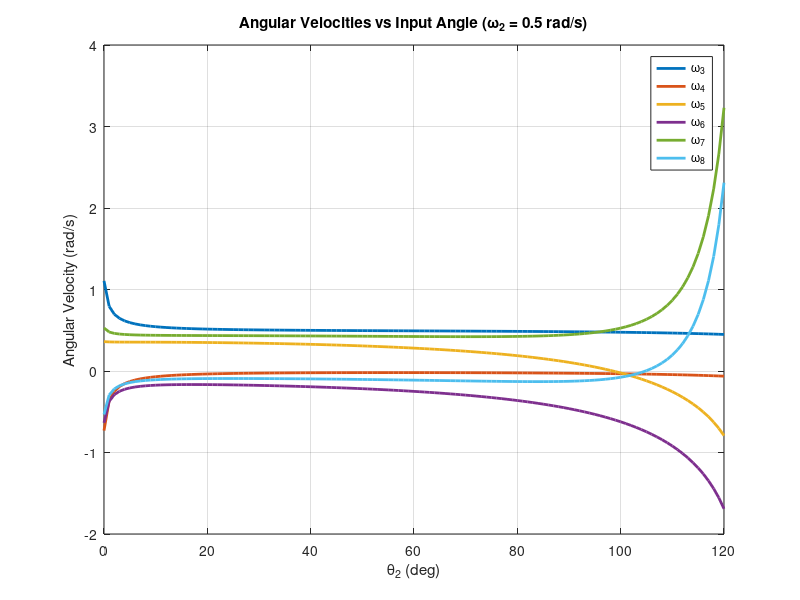
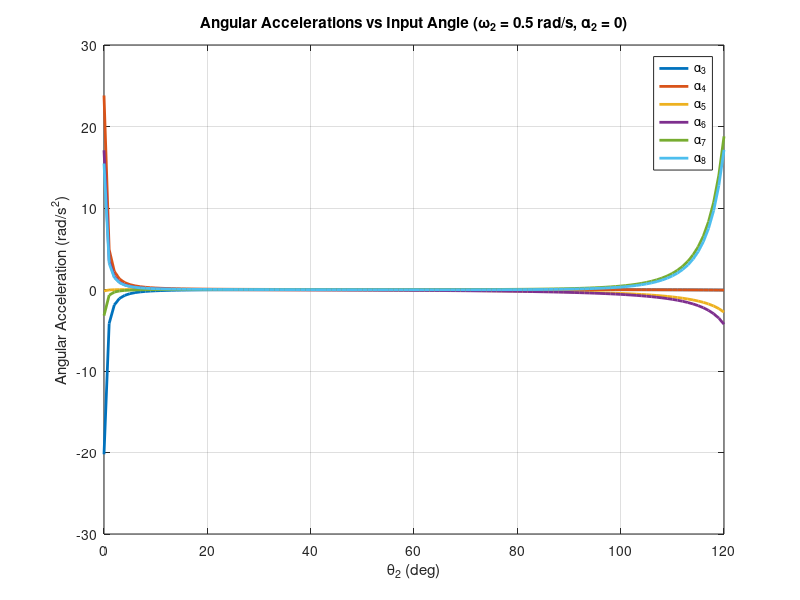

Source code (MATLAB) for these figures, in order: (Note: this script raises an error after producing the figures.)
% computes posture, velocity, and acceleration results
% and generates the plots for Question 4
clc;
clear;
close all;

%% Known Values
R1 = sqrt(237.2^2 + 70.6^2);
R2 = 272.4;
R23 = 236.9;
R14 = 279.0;
R3 = 489.9;
R4 = 539.8;
R36 = 342.1;
R46 = 179.3;
R5 = 595.5;
R6 = 378.9;
R7 = 198.2;
R8 = 254.4;
RA = 336.9;         % distance from joint 7/8 to Pin A along link 8
theta1 = deg2rad(180 - atand(70.6/237.2));
alpha = deg2rad(3.2);
beta = deg2rad(3.5);
gamma = deg2rad(1.8);

omega2 = 0.5;   % rad/s
alpha2 = 0;     % rad/s^2

in = 0:120;
theta2_vals = deg2rad(in);

%% Storage
x = deg2rad([140 60 150 150 210 150])';

theta23_vals = zeros(1,length(theta2_vals));
theta14_vals = zeros(1,length(theta2_vals));
theta46_vals = zeros(1,length(theta2_vals));
theta36_vals = zeros(1,length(theta2_vals));
theta8_vals  = zeros(1,length(theta2_vals));
theta7_vals  = zeros(1,length(theta2_vals));

omega3_vals = zeros(1,length(theta2_vals));
omega4_vals = zeros(1,length(theta2_vals));
omega5_vals = zeros(1,length(theta2_vals));
omega6_vals = zeros(1,length(theta2_vals));
omega7_vals = zeros(1,length(theta2_vals));
omega8_vals = zeros(1,length(theta2_vals));

alpha3_vals = zeros(1,length(theta2_vals));
alpha4_vals = zeros(1,length(theta2_vals));
alpha5_vals = zeros(1,length(theta2_vals));
alpha6_vals = zeros(1,length(theta2_vals));
alpha7_vals = zeros(1,length(theta2_vals));
alpha8_vals = zeros(1,length(theta2_vals));

% Q4c: Pin A position, velocity, acceleration storage
Ax = zeros(1,length(theta2_vals));
Ay = zeros(1,length(theta2_vals));
Ax_dot = zeros(1,length(theta2_vals));
Ay_dot = zeros(1,length(theta2_vals));
Ax_ddot = zeros(1,length(theta2_vals));
Ay_ddot = zeros(1,length(theta2_vals));

%% Main Loop: Posture, Velocity, Acceleration
for k = 1:length(theta2_vals)
    theta2 = theta2_vals(k);
    theta23 = x(1);
    theta14 = x(2);
    theta46 = x(3);
    theta36 = x(4);
    theta8  = x(5);
    theta7  = x(6);

    % --- Posture (Newton-Raphson) ---
    while true
        f = [R2*cos(theta2-gamma) + R23*cos(theta23) - R14*cos(theta14) - R1*cos(theta1);
            R2*sin(theta2-gamma) + R23*sin(theta23) - R14*sin(theta14) - R1*sin(theta1);
            R2*cos(theta2-gamma) + R4*cos(theta23) + R46*cos(theta46) - R36*cos(theta36) - R3*cos(theta14+alpha) - R1*cos(theta1);
            R2*sin(theta2-gamma) + R4*sin(theta23) + R46*sin(theta46) - R36*sin(theta36) - R3*sin(theta14+alpha) - R1*sin(theta1);
            R2*cos(theta2-gamma) + R4*cos(theta23) + R6*cos(theta46) - R8*cos(theta8) + R7*cos(theta7) - R5*cos(theta36+beta) - R3*cos(theta14+alpha) - R1*cos(theta1);
            R2*sin(theta2-gamma) + R4*sin(theta23) + R6*sin(theta46) - R8*sin(theta8) + R7*sin(theta7) - R5*sin(theta36+beta) - R3*sin(theta14+alpha) - R1*sin(theta1)];

        J = [-R23*sin(theta23),  R14*sin(theta14),              0,              0,             0,            0;
            R23*cos(theta23), -R14*cos(theta14),              0,              0,             0,            0;
            -R4*sin(theta23),   R3*sin(theta14+alpha), -R46*sin(theta46),  R36*sin(theta36),  0,            0;
            R4*cos(theta23),  -R3*cos(theta14+alpha),  R46*cos(theta46), -R36*cos(theta36),  0,            0;
            -R4*sin(theta23),   R3*sin(theta14+alpha), -R6*sin(theta46),   R5*sin(theta36+beta),  R8*sin(theta8), -R7*sin(theta7);
            R4*cos(theta23),  -R3*cos(theta14+alpha),  R6*cos(theta46),  -R5*cos(theta36+beta), -R8*cos(theta8),  R7*cos(theta7)];

        dx = J\f;
        x_new = x - dx;
        x_new = atan2(sin(x_new), cos(x_new));

        if norm(f,inf) < 1e-6 && norm(x_new - x,inf) < 1e-6
            x = x_new;
            break;
        end
        x = x_new;
        theta23 = x(1); theta14 = x(2); theta46 = x(3);
        theta36 = x(4); theta8 = x(5);  theta7 = x(6);
    end

    % Store posture
    theta23_vals(k) = x(1);
    theta14_vals(k) = x(2);
    theta46_vals(k) = x(3);
    theta36_vals(k) = x(4);
    theta8_vals(k)  = x(5);
    theta7_vals(k)  = x(6);

    % --- Velocity ---
    b_vel = [R2*sin(theta2-gamma)*omega2;
        -R2*cos(theta2-gamma)*omega2;
        R2*sin(theta2-gamma)*omega2;
        -R2*cos(theta2-gamma)*omega2;
        R2*sin(theta2-gamma)*omega2;
        -R2*cos(theta2-gamma)*omega2];

    omega_vec = J \ b_vel;
    % omega_vec = [w23; w14; w46; w36; w8; w7]

    omega3_vals(k) = omega_vec(2);  % w3 = w14
    omega4_vals(k) = omega_vec(1);  % w4 = w23
    omega5_vals(k) = omega_vec(4);  % w5 = w36
    omega6_vals(k) = omega_vec(3);  % w6 = w46
    omega7_vals(k) = omega_vec(6);
    omega8_vals(k) = omega_vec(5);

    % --- Acceleration ---
    w23 = omega_vec(1); w14 = omega_vec(2);
    w46 = omega_vec(3); w36 = omega_vec(4);
    w8  = omega_vec(5); w7  = omega_vec(6);

    rhs_acc = [R2*cos(theta2-gamma)*omega2^2 + R23*cos(theta23)*w23^2 - R14*cos(theta14)*w14^2;
        R2*sin(theta2-gamma)*omega2^2 + R23*sin(theta23)*w23^2 - R14*sin(theta14)*w14^2;
        R2*cos(theta2-gamma)*omega2^2 + R4*cos(theta23)*w23^2 + R46*cos(theta46)*w46^2 - R36*cos(theta36)*w36^2 - R3*cos(theta14+alpha)*w14^2;
        R2*sin(theta2-gamma)*omega2^2 + R4*sin(theta23)*w23^2 + R46*sin(theta46)*w46^2 - R36*sin(theta36)*w36^2 - R3*sin(theta14+alpha)*w14^2;
        R2*cos(theta2-gamma)*omega2^2 + R4*cos(theta23)*w23^2 + R6*cos(theta46)*w46^2 - R8*cos(theta8)*w8^2 + R7*cos(theta7)*w7^2 - R5*cos(theta36+beta)*w36^2 - R3*cos(theta14+alpha)*w14^2;
        R2*sin(theta2-gamma)*omega2^2 + R4*sin(theta23)*w23^2 + R6*sin(theta46)*w46^2 - R8*sin(theta8)*w8^2 + R7*sin(theta7)*w7^2 - R5*sin(theta36+beta)*w36^2 - R3*sin(theta14+alpha)*w14^2];

    alpha_vec = J \ rhs_acc;

    alpha3_vals(k) = alpha_vec(2);
    alpha4_vals(k) = alpha_vec(1);
    alpha5_vals(k) = alpha_vec(4);
    alpha6_vals(k) = alpha_vec(3);
    alpha7_vals(k) = alpha_vec(6);
    alpha8_vals(k) = alpha_vec(5);

    % --- Q4c: Pin A position, velocity, acceleration ---
    a23 = alpha_vec(1);  a46 = alpha_vec(3);  a8 = alpha_vec(5);

    % Position (Origin -> R2 -> R4 -> R6 -> -R8 + RA extension at theta8+deg2rad(168))
    Ax(k) = R2*cos(theta2-gamma) + R4*cos(theta23) + R6*cos(theta46) - R8*cos(theta8) + RA*cos(theta8+deg2rad(168));
    Ay(k) = R2*sin(theta2-gamma) + R4*sin(theta23) + R6*sin(theta46) - R8*sin(theta8) + RA*sin(theta8+deg2rad(168));

    % Velocity (first derivative of position)
    Ax_dot(k) = -R2*sin(theta2-gamma)*omega2 - R4*sin(theta23)*w23 - R6*sin(theta46)*w46 ...
        + R8*sin(theta8)*w8 - RA*sin(theta8+deg2rad(168))*w8;
    Ay_dot(k) =  R2*cos(theta2-gamma)*omega2 + R4*cos(theta23)*w23 + R6*cos(theta46)*w46 ...
        - R8*cos(theta8)*w8 + RA*cos(theta8+deg2rad(168))*w8;

    % Acceleration (second derivative of position, with alpha2 = 0)
    Ax_ddot(k) = -R2*cos(theta2-gamma)*omega2^2 ...
        - R4*cos(theta23)*w23^2 - R4*sin(theta23)*a23 ...
        - R6*cos(theta46)*w46^2 - R6*sin(theta46)*a46 ...
        + R8*cos(theta8)*w8^2 + R8*sin(theta8)*a8 ...
        - RA*cos(theta8+deg2rad(168))*w8^2 - RA*sin(theta8+deg2rad(168))*a8;
    Ay_ddot(k) = -R2*sin(theta2-gamma)*omega2^2 ...
        - R4*sin(theta23)*w23^2 + R4*cos(theta23)*a23 ...
        - R6*sin(theta46)*w46^2 + R6*cos(theta46)*a46 ...
        + R8*sin(theta8)*w8^2 - R8*cos(theta8)*a8 ...
        - RA*sin(theta8+deg2rad(168))*w8^2 + RA*cos(theta8+deg2rad(168))*a8;
end

%% Output directory
% resolve repo-root/exports as the output directory
scriptDir = fileparts(mfilename('fullpath'));
repoRoot = scriptDir;
while ~isfolder(fullfile(repoRoot, '.git'))
    parentDir = fileparts(repoRoot);
    if strcmp(parentDir, repoRoot)
        repoRoot = scriptDir; % fallback if .git not found
        break;
    end
    repoRoot = parentDir;
end
outDir = fullfile(repoRoot, 'exports');
if ~isfolder(outDir); mkdir(outDir); end

%% Plot 1: Angular Velocities
figure
plot(in, omega3_vals, 'LineWidth', 2)
hold on
plot(in, omega4_vals, 'LineWidth', 2)
plot(in, omega5_vals, 'LineWidth', 2)
plot(in, omega6_vals, 'LineWidth', 2)
plot(in, omega7_vals, 'LineWidth', 2)
plot(in, omega8_vals, 'LineWidth', 2)
xlabel('\theta_2 (deg)')
ylabel('Angular Velocity (rad/s)')
title('Angular Velocities vs Input Angle (\omega_2 = 0.5 rad/s)')
legend('\omega_3','\omega_4','\omega_5','\omega_6','\omega_7','\omega_8','Location','best')
grid on
box on
exportgraphics(gcf, fullfile(outDir, 'ENME_473_Project_4a_velocity.png'), 'Resolution', 600);

%% Plot 2: Angular Accelerations
figure
plot(in, alpha3_vals, 'LineWidth', 2)
hold on
plot(in, alpha4_vals, 'LineWidth', 2)
plot(in, alpha5_vals, 'LineWidth', 2)
plot(in, alpha6_vals, 'LineWidth', 2)
plot(in, alpha7_vals, 'LineWidth', 2)
plot(in, alpha8_vals, 'LineWidth', 2)
xlabel('\theta_2 (deg)')
ylabel('Angular Acceleration (rad/s^2)')
title('Angular Accelerations vs Input Angle (\omega_2 = 0.5 rad/s, \alpha_2 = 0)')
legend('\alpha_3','\alpha_4','\alpha_5','\alpha_6','\alpha_7','\alpha_8','Location','best')
grid on
box on
exportgraphics(gcf, fullfile(outDir, 'ENME_473_Project_4a_acceleration.png'), 'Resolution', 600);

%% Write tables to Excel
filename = fullfile(outDir, 'Q4_Results.xlsx');

% Angular Velocities
T_vel = table(in', omega3_vals', omega4_vals', omega5_vals', ...
    omega6_vals', omega7_vals', omega8_vals', ...
    'VariableNames', {'Theta2_deg','omega3','omega4','omega5','omega6','omega7','omega8'});
writetable(T_vel, filename, 'Sheet', 'Angular Velocities');

% Angular Accelerations
T_acc = table(in', alpha3_vals', alpha4_vals', alpha5_vals', ...
    alpha6_vals', alpha7_vals', alpha8_vals', ...
    'VariableNames', {'Theta2_deg','alpha3','alpha4','alpha5','alpha6','alpha7','alpha8'});
writetable(T_acc, filename, 'Sheet', 'Angular Accelerations');

fprintf('Q4 results written to %s\n', filename);

%% Print summary tables for key angles
idx = [1 31 61 91 121]; % theta2 = 0, 30, 60, 90, 120

fprintf('\n=== Angular Velocities (rad/s) ===\n');
fprintf('%10s %10s %10s %10s %10s %10s %10s\n', ...
    'Theta 2', 'omega3', 'omega4', 'omega5', 'omega6', 'omega7', 'omega8');
for k = idx
    fprintf('%10d %10.4f %10.4f %10.4f %10.4f %10.4f %10.4f\n', ...
        in(k), omega3_vals(k), omega4_vals(k), omega5_vals(k), ...
        omega6_vals(k), omega7_vals(k), omega8_vals(k));
end

fprintf('\n=== Angular Accelerations (rad/s^2) ===\n');
fprintf('%10s %10s %10s %10s %10s %10s %10s\n', ...
    'Theta 2', 'alpha3', 'alpha4', 'alpha5', 'alpha6', 'alpha7', 'alpha8');
for k = idx
    fprintf('%10d %10.4f %10.4f %10.4f %10.4f %10.4f %10.4f\n', ...
        in(k), alpha3_vals(k), alpha4_vals(k), alpha5_vals(k), ...
        alpha6_vals(k), alpha7_vals(k), alpha8_vals(k));
end

%% Q4c: Pin A Plots

% Plot 3: Pin A Horizontal and Vertical Acceleration
figure
plot(in, Ax_ddot, 'LineWidth', 2)
hold on
plot(in, Ay_ddot, 'LineWidth', 2)
xlabel('\theta_2 (deg)')
ylabel('Acceleration (mm/s^2)')
title('Pin A Linear Acceleration vs Input Angle (\omega_2 = 0.5 rad/s, \alpha_2 = 0)')
legend('a_{Ax} (horizontal)', 'a_{Ay} (vertical)', 'Location', 'best')
grid on
box on
exportgraphics(gcf, fullfile(outDir, 'ENME_473_Project_4c_acceleration.png'), 'Resolution', 600);

% Plot 4: Pin A Horizontal and Vertical Velocity
figure
plot(in, Ax_dot, 'LineWidth', 2)
hold on
plot(in, Ay_dot, 'LineWidth', 2)
xlabel('\theta_2 (deg)')
ylabel('Velocity (mm/s)')
title('Pin A Linear Velocity vs Input Angle (\omega_2 = 0.5 rad/s)')
legend('v_{Ax} (horizontal)', 'v_{Ay} (vertical)', 'Location', 'best')
grid on
box on
exportgraphics(gcf, fullfile(outDir, 'ENME_473_Project_4c_velocity.png'), 'Resolution', 600);

%% Q4c: Pin A Tables

% Write to Excel
T_pinA = table(in', Ax', Ay', Ax_dot', Ay_dot', Ax_ddot', Ay_ddot', ...
    'VariableNames', {'Theta2_deg','X_A_mm','Y_A_mm','Vx_A_mm_s','Vy_A_mm_s','Ax_A_mm_s2','Ay_A_mm_s2'});
writetable(T_pinA, filename, 'Sheet', 'Pin A');

% Print summary
fprintf('\n=== Pin A Velocity (mm/s) ===\n');
fprintf('%10s %12s %12s\n', 'Theta 2', 'Vx_A', 'Vy_A');
for k = idx
    fprintf('%10d %12.4f %12.4f\n', in(k), Ax_dot(k), Ay_dot(k));
end

fprintf('\n=== Pin A Acceleration (mm/s^2) ===\n');
fprintf('%10s %12s %12s\n', 'Theta 2', 'Ax_A', 'Ay_A');
for k = idx
    fprintf('%10d %12.4f %12.4f\n', in(k), Ax_ddot(k), Ay_ddot(k));
end
